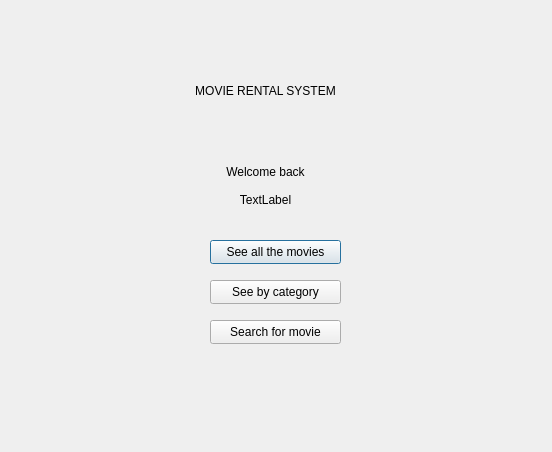
<?xml version="1.0" encoding="UTF-8"?>
<ui version="4.0">
 <class>User</class>
 <widget class="QDialog" name="User">
  <property name="geometry">
   <rect>
    <x>0</x>
    <y>0</y>
    <width>552</width>
    <height>452</height>
   </rect>
  </property>
  <property name="windowTitle">
   <string>Dialog</string>
  </property>
  <widget class="QLabel" name="label">
   <property name="geometry">
    <rect>
     <x>160</x>
     <y>60</y>
     <width>211</width>
     <height>61</height>
    </rect>
   </property>
   <property name="text">
    <string>MOVIE RENTAL SYSTEM</string>
   </property>
   <property name="alignment">
    <set>Qt::AlignCenter</set>
   </property>
  </widget>
  <widget class="QWidget" name="layoutWidget">
   <property name="geometry">
    <rect>
     <x>160</x>
     <y>160</y>
     <width>211</width>
     <height>51</height>
    </rect>
   </property>
   <layout class="QVBoxLayout" name="verticalLayout">
    <item>
     <layout class="QHBoxLayout" name="horizontalLayout">
      <item>
       <widget class="QLabel" name="label_2">
        <property name="text">
         <string>Welcome back</string>
        </property>
        <property name="alignment">
         <set>Qt::AlignCenter</set>
        </property>
       </widget>
      </item>
     </layout>
    </item>
    <item>
     <widget class="QLabel" name="name">
      <property name="text">
       <string>TextLabel</string>
      </property>
      <property name="alignment">
       <set>Qt::AlignCenter</set>
      </property>
     </widget>
    </item>
   </layout>
  </widget>
  <widget class="QPushButton" name="buttonSeeAll">
   <property name="geometry">
    <rect>
     <x>210</x>
     <y>240</y>
     <width>131</width>
     <height>24</height>
    </rect>
   </property>
   <property name="text">
    <string>See all the movies</string>
   </property>
  </widget>
  <widget class="QPushButton" name="seeByCategory">
   <property name="geometry">
    <rect>
     <x>210</x>
     <y>280</y>
     <width>131</width>
     <height>24</height>
    </rect>
   </property>
   <property name="text">
    <string>See by category</string>
   </property>
  </widget>
  <widget class="QPushButton" name="searchForMovie">
   <property name="geometry">
    <rect>
     <x>210</x>
     <y>320</y>
     <width>131</width>
     <height>24</height>
    </rect>
   </property>
   <property name="text">
    <string>Search for movie</string>
   </property>
  </widget>
 </widget>
 <resources/>
 <connections/>
</ui>
